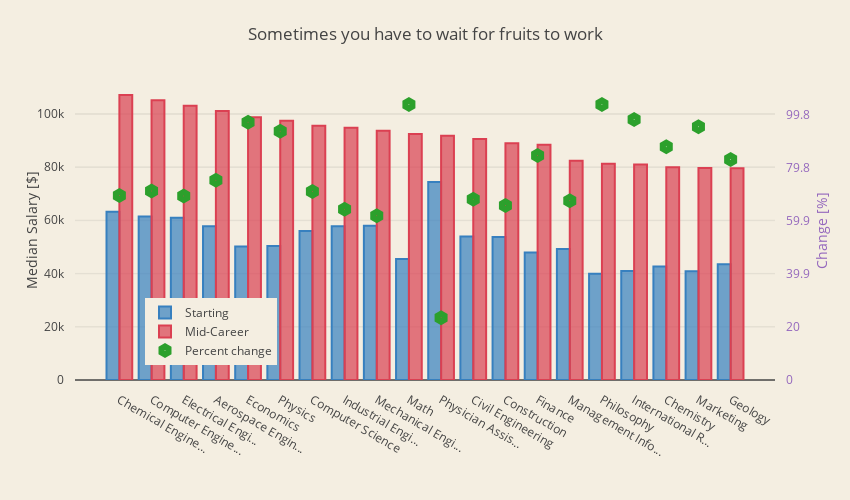

Source (notebook cell):
### Markdown cell above
### 3.2. Long term investment
<a id="long_term_investment"></a>

### Code cell
majors_sort = majors.sort_values("mid_p50", ascending=False).head(20)

def cut_name(x):
    if len(x) <= 18:
        return x
    else:
        return x[0:15] + "..."

trace1 = go.Bar(
    x = majors_sort["name"].apply(cut_name).tolist(),
    y = majors_sort["start_p50"].tolist(),
    name='Starting',
    marker=dict(
        color='rgba(55, 128, 191, 0.7)',
        line=dict(
            color='rgba(55, 128, 191, 1.0)',
            width=2,
        )
    )
)
trace2 = go.Bar(
    x = majors_sort["name"].apply(cut_name).tolist(),
    y = majors_sort["mid_p50"].tolist(),
    name='Mid-Career',
    marker=dict(
        color='rgba(219, 64, 82, 0.7)',
        line=dict(
            color='rgba(219, 64, 82, 1.0)',
            width=2,
        )
    )
)

trace3 = go.Scatter(
    x = majors_sort["name"].apply(cut_name).tolist(),
    y = majors_sort["increase"].tolist(),
    name='Percent change',
    mode = 'markers',
    marker=dict(
        symbol="hexagon-dot",
        size=15
    ),
    yaxis='y2'
)

data = [trace1, trace2, trace3]
layout = go.Layout(
    barmode='group',
    title = 'Sometimes you have to wait for fruits to work',
    width=850,
    height=500,
    margin=go.Margin(
        l=75,
        r=75,
        b=120,
        t=80,
        pad=10
    ),
    paper_bgcolor='rgb(244, 238, 225)',
    plot_bgcolor='rgb(244, 238, 225)',
    yaxis = dict(
        title= 'Median Salary [$]',
        anchor = 'x',
        rangemode='tozero'
    ),   
    yaxis2=dict(
        title='Change [%]',
        titlefont=dict(
            color='rgb(148, 103, 189)'
        ),
        tickfont=dict(
            color='rgb(148, 103, 189)'
        ),
        overlaying='y',
        side='right',
        anchor = 'x',
        rangemode = 'tozero',
        dtick = 19.95
    ),
    #legend=dict(x=-.1, y=1.2)
    legend=dict(x=0.1, y=0.05)
)

fig = go.Figure(data=data, layout=layout)
py.iplot(fig)

### Figure 1 — Plotly figure (JSON) as saved in the notebook; plotly's stock layout.template omitted (floating-point values rounded to 4 significant figures)
{"data": [{"marker": {"color": "rgba(55, 128, 191, 0.7)", "line": {"color": "rgba(55, 128, 191, 1.0)", "width": 2}}, "name": "Starting", "type": "bar", "x": ["Chemical Engine...", "Computer Engine...", "Electrical Engi...", "Aerospace Engin...", "Economics", "Physics", "Computer Science", "Industrial Engi...", "Mechanical Engi...", "Math", "Physician Assis...", "Civil Engineering", "Construction", "Finance", "Management Info...", "Philosophy", "International R...", "Chemistry", "Marketing", "Geology"], "y": [63200, 61400, 60900, 57700, 50100, 50300, 55900, 57700, 57900, 45400, 74300, 53900, 53700, 47900, 49200, 39900, 40900, 42600, 40800, 43500]}, {"marker": {"color": "rgba(219, 64, 82, 0.7)", "line": {"color": "rgba(219, 64, 82, 1.0)", "width": 2}}, "name": "Mid-Career", "type": "bar", "x": ["Chemical Engine...", "Computer Engine...", "Electrical Engi...", "Aerospace Engin...", "Economics", "Physics", "Computer Science", "Industrial Engi...", "Mechanical Engi...", "Math", "Physician Assis...", "Civil Engineering", "Construction", "Finance", "Management Info...", "Philosophy", "International R...", "Chemistry", "Marketing", "Geology"], "y": [107000, 105000, 103000, 101000, 98600, 97300, 95500, 94700, 93600, 92400, 91700, 90500, 88900, 88300, 82300, 81200, 80900, 79900, 79600, 79500]}, {"marker": {"size": 15, "symbol": "hexagon-dot"}, "mode": "markers", "name": "Percent change", "type": "scatter", "x": ["Chemical Engine...", "Computer Engine...", "Electrical Engi...", "Aerospace Engin...", "Economics", "Physics", "Computer Science", "Industrial Engi...", "Mechanical Engi...", "Math", "Physician Assis...", "Civil Engineering", "Construction", "Finance", "Management Info...", "Philosophy", "International R...", "Chemistry", "Marketing", "Geology"], "y": [69.3, 71, 69.1, 75, 96.8, 93.4, 70.8, 64.1, 61.7, 103.5, 23.4, 67.9, 65.5, 84.3, 67.3, 103.5, 97.8, 87.6, 95.1, 82.8], "yaxis": "y2"}], "layout": {"barmode": "group", "height": 500, "legend": {"x": 0.1, "y": 0.05}, "margin": {"b": 120, "l": 75, "pad": 10, "r": 75, "t": 80}, "paper_bgcolor": "rgb(244, 238, 225)", "plot_bgcolor": "rgb(244, 238, 225)", "title": "Sometimes you have to wait for fruits to work", "width": 850, "yaxis": {"anchor": "x", "rangemode": "tozero", "title": "Median Salary [$]"}, "yaxis2": {"anchor": "x", "dtick": 19.95, "overlaying": "y", "rangemode": "tozero", "side": "right", "tickfont": {"color": "rgb(148, 103, 189)"}, "title": "Change [%]", "titlefont": {"color": "rgb(148, 103, 189)"}}}}
